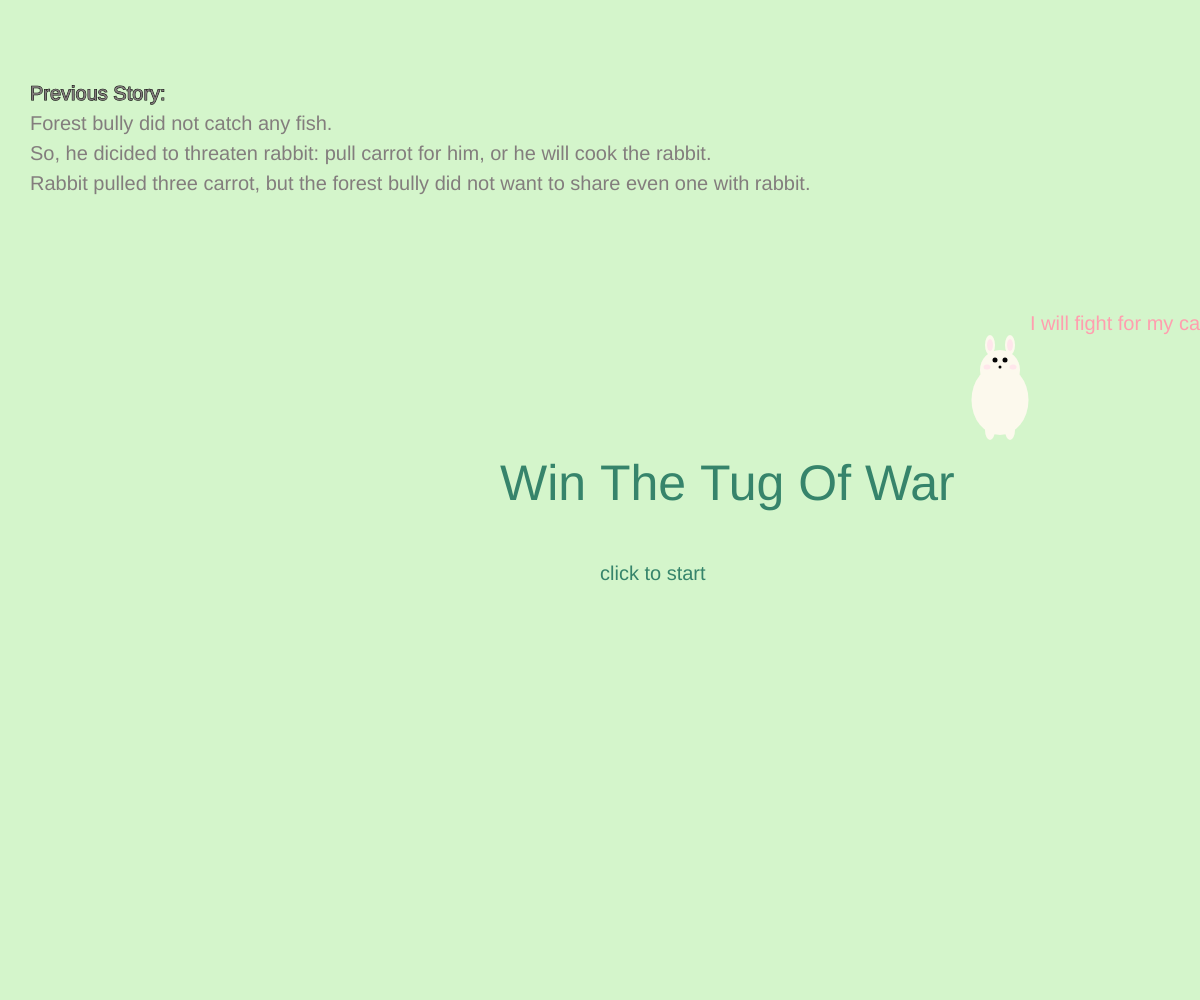
Frame 1 (no input)
Frame 60 (no input): identical to frame 1, image omitted
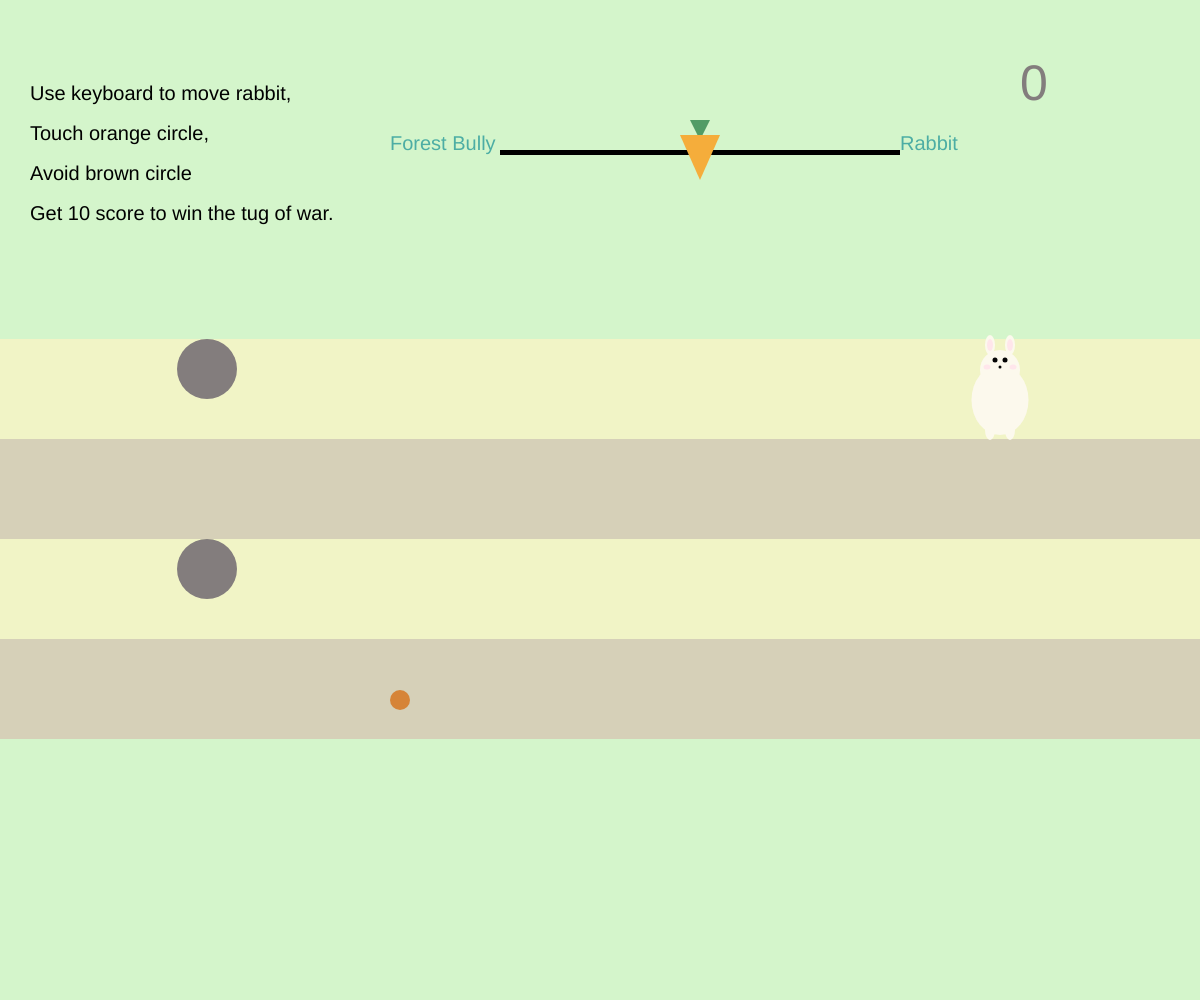
Frame 120 (the mouse pressed at the canvas centre since frame 60)

The p5.js sketch that drew these frames (run headless with seeded random() and noise() and a simulated clock; from frame 60 on, the mouse is pressed at the canvas centre):

// p5.js sketch
// ── sketch.js
let screen = 0;
let body_x = 1000;
let body_y = 400;
let head_x = 1000;
let head_y = 370;
let feet_x = 990;
let feet_y = 430;
let eye_x = 995;
let eye_y = 360;
let speed1 = 3;
let obstacle1_x = 30;
let obstacle1_y = 369;
let obstacle2_x = 30;
let obstacle2_y = 569;
let power_x = 400;
let power_y = 700;
let score = 0;
let carrot_top_x1 = 690;
let carrot_top_x2 = 710;
let carrot_top_x3 = 700;
let carrot_top_y1 = 120;
let carrot_top_y2 = 120;
let carrot_top_y3 = 140;
let carrot_bottom_x1 = 680;
let carrot_bottom_x2 = 720;
let carrot_bottom_x3 = 700;
let carrot_bottom_y1 = 135;
let carrot_bottom_y2 = 135;
let carrot_bottom_y3 = 180;



function setup() {
	createCanvas(windowWidth, windowHeight);
	
}

function draw() {

	if (screen == 0){
		startScreen()
	}else if (screen == 1){
		gameOn()
	}else if (screen == 2){
		gameOver()
	}else if (screen ==3){
		win()//to be continued
	}
	
}

function startScreen(){
	background(212, 245, 203);
	noStroke();
	fill(54, 132, 107);
	textSize(50);
	text("Win The Tug Of War", 500, height/2);
	textSize(20);
	text("click to start", width/2, height/2 + 80);
	rabbit();
	fill(255, 158, 175)
	text("I will fight for my carrot!",1030,330);
	
	stroke(5,5,5);
	fill(131, 125, 125);
	textSize(20);
	text("Previous Story:", 30,100);
	noStroke();
	text("Forest bully did not catch any fish.",30,130);
	text("So, he dicided to threaten rabbit: pull carrot for him, or he will cook the rabbit.",30, 160);
	text("Rabbit pulled three carrot, but the forest bully did not want to share even one with rabbit.", 30, 190);
}

function gameOn(){
	
	scene();
	rabbit();
	obstacle();
	power();
	
	// game more difficult as the score increases
	if (score>5){
		speed1 = 6;
	}
}

function gameOver(){
	background(212, 245, 203);
	fill(131, 125, 125);
	textSize(50);
	text("GAME OVER", 500, height/2);
	rabbit();
	
}

function win(){
	background(212, 245, 203);
	fill(114, 179, 126);
	textSize(50);
	text("Rabbit Win!", 500, height/2)
	textSize(40);
	text("Can rabbit get carrot finally?", 500, height/2+80)
	text("to be continued.....", 800, height/2 + 130);
	rabbit();
}

function mousePressed(){
	if(screen ==0){
		screen =1
	}
}

function scene(){
	//tug of war area
	background(212, 245, 203); // ground color light green
	
	//play area
	
	noStroke();
	
	//1
	fill(241, 244, 198);
	rect(0,339,1440,100);
	
	//2
	fill(214, 208, 184);
	rect(0,439,1440,100);
	
	//3
	fill(241, 244, 198);
	rect(0,539,1440,100);
	
	//4
	fill(214, 208, 184);
	rect(0,639,1440,100);
	
	//score
	fill(131, 125, 125)
	textSize(50);
	text(score,1020,100);
	
	//tug of war
	fill(0,0,0);
	rect(500,150,400,5);
	fill(81, 156, 102);      //carrot
	triangle(carrot_top_x1,carrot_top_y1,carrot_top_x2,carrot_top_y2,carrot_top_x3,carrot_top_y3);
	fill(245, 173, 59);
	triangle(carrot_bottom_x1,carrot_bottom_y1,carrot_bottom_x2,carrot_bottom_y2,carrot_bottom_x3,carrot_bottom_y3);
	
	fill(76, 173, 164);
	textSize(20);
	text("Forest Bully", 390, 150);
	text("Rabbit", 900,150);
	strokeWeight(1);
	
	//how to play
	fill(0,0,0)
	text("Use keyboard to move rabbit,",30,100);
	text("Touch orange circle,",30,140);
	text("Avoid brown circle", 30, 180);
	text("Get 10 score to win the tug of war.",30, 220);
	
		
}

function rabbit(){
	noStroke();
	//rabbit
	fill(252, 249, 237);
	ellipse(head_x, head_y, 40, 40);
	ellipse(body_x, body_y, 57, 70);
	ellipse(feet_x, feet_y, 10, 20); // left foot
	ellipse(feet_x + 20, feet_y, 10, 20); // right foot 
	ellipse(feet_x, feet_y - 85, 10, 20); // left ear
	ellipse(feet_x + 20, feet_y - 85, 10, 20); // right ear
	fill(5,5,5);
	ellipse(eye_x, eye_y, 5, 5);//left eye
	ellipse(eye_x+10, eye_y, 5, 5);//right eye
	ellipse(eye_x+5, eye_y+7, 3, 3);//nose
	fill(255, 230, 235); //pink
	ellipse(feet_x, feet_y - 85, 6, 12); // left ear
	ellipse(feet_x + 20, feet_y - 85, 6, 12); // right ear
	ellipse(eye_x-8, eye_y+7, 7, 5);//left pink face
	ellipse(eye_x+18, eye_y+7, 7, 5);//right pink face
	
	//move rabbit
	if(keyIsDown(RIGHT_ARROW)) {
		body_x = body_x +5;
		head_x = head_x +5;
		feet_x = feet_x +5;
		eye_x = eye_x +5;
		
	}
	
	if(keyIsDown(LEFT_ARROW)) {
		body_x = body_x-5;
		head_x = head_x-5;
		feet_x = feet_x-5;
		eye_x = eye_x-5;
		
	}
	
	if(keyIsDown(UP_ARROW)) {
		body_y = body_y-5;
		head_y = head_y-5;
		feet_y = feet_y-5;
		eye_y = eye_y-5;
		
	}
	
	if(keyIsDown(DOWN_ARROW)) {
		body_y = body_y+5;
		head_y = head_y+5;
		feet_y = feet_y+5;
		eye_y = eye_y+5;
	
	}
}

function obstacle(){
	fill(131, 125, 125);
	
	
	
	//obstacle 1
	ellipse(obstacle1_x,obstacle1_y,60,60);
	
	// obstacle move
	obstacle1_x += speed1;
	
	// limit obstacle move area
	if(obstacle1_x >1370){
		obstacle1_x = 30;
		obstacle1_y = random(369,539);
	}
	
	// obstacle 2
	ellipse(obstacle2_x,obstacle2_y,60,60);
	
	// obstacle move
	obstacle2_x += speed1;
	
	// limit obstacle move area
	if(obstacle2_x >1370){
		obstacle2_x = 30;
		obstacle2_y = random(569,680);
	}
	
	// if rabbit touch the obstacle, game over
	let d1_body = dist (obstacle1_x, obstacle1_y, body_x, body_y);
	let d2_body = dist (obstacle2_x, obstacle2_y, body_x, body_y);
	let d1_head = dist (obstacle1_x, obstacle1_y, head_x, head_y);
	let d2_head = dist (obstacle2_x, obstacle2_y, head_x, head_y);
	
	if (d1_body<40 || d2_body<40 || d1_head <40 || d2_head<40){
		screen = 2;
	}
	
}



function power(){
	fill(214, 132, 56);
	ellipse(power_x, power_y,20,20);
	
	//if rabbit touch power, score add 1
	let d_body = dist (power_x, power_y, body_x, body_y);
	let d_head = dist (power_x, power_y, head_x, head_y);
	
	if(d_body < 30 || d_head <30){
		score = score +1;
		power_x = random(30,1000);
		power_y = random(369,700);
		//carrot move to right 
		carrot_top_x1 = carrot_top_x1 +20;
		carrot_top_x2 = carrot_top_x2 +20;
		carrot_top_x3 = carrot_top_x3 +20;
		carrot_bottom_x1 = carrot_bottom_x1 +20;
		carrot_bottom_x2 = carrot_bottom_x2 +20;
		carrot_bottom_x3 = carrot_bottom_x3 +20;
	}
	
	if (score == 10){
		screen = 3;
	}
	
}
